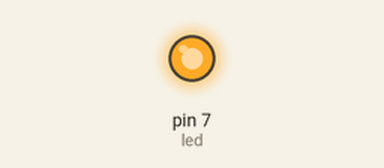
This sketch was run on a simulated Arduino Uno, built with avr-gcc and run on an emulated ATmega328P. On the bench: output pins drawn as LEDs (lit = HIGH).

Above: at 0.1 s.
Timing chart, 0 to 1.6 s (numbered marks = the images above):
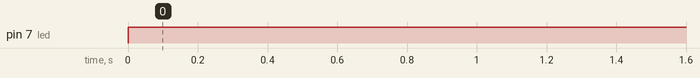

The sketch:

sulivan_led_blink_var.ino
```cpp
const int led = 7;
void setup() {

  pinMode(led,OUTPUT);
}

void loop() {
  digitalWrite(led, HIGH);
}
```

Measured:
- by itself, pin 7 (led): LOW → HIGH at 0.00 s
